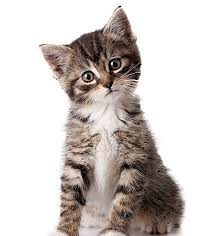
#> input picture imagenes/gato01.jpeg, 213 x 236 px
$ python -i 'capitulo 3.py'   (imports and definitions only)   (older library calls are emulated)
#> lines starting #> are read from the running program, lines starting #| are printed output that depends on the picture; after the words box and inside, x2 and y2 are one past the last pixel; in counts of white or black regions, pixels touching at a corner belong together
#> further down, picture is the input picture: shape (236, 213, 3); mean B, G, R 197.2, 200.8, 207.5
import streamlit as st
import cv2
import numpy as np
from PIL import Image

# [53 lines not run here, left out]

def cartoonize_image(img, sketch_mode=False):
#> called with sketch_mode = False
    gray = cv2.cvtColor(img, cv2.COLOR_BGR2GRAY)
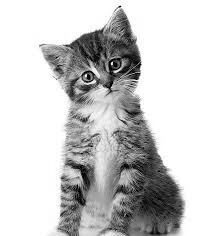
#> gray: shape (236, 213); min 0, max 255, mean 202.4
    gray = cv2.medianBlur(gray, 7)
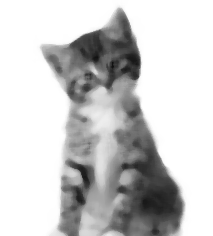
#> gray: shape (236, 213); min 17, max 255, mean 203.4
    edges = cv2.Laplacian(gray, cv2.CV_8U, ksize=5)
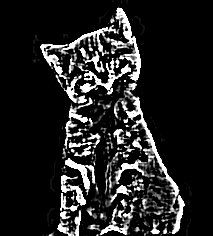
#> edges: shape (236, 213); min 0, max 255, mean 33.8
    _, mask = cv2.threshold(edges, 100, 255, cv2.THRESH_BINARY_INV)
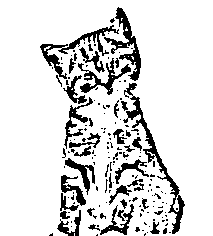
#> mask: shape (236, 213); 86% white; 165 black regions (124 under 20 px), largest, box (x1, y1, x2, y2) and area: (123, 83, 185, 234) 1058, (104, 7, 141, 81) 731, (40, 25, 119, 79) 694
    if sketch_mode:
        return cv2.cvtColor(mask, cv2.COLOR_GRAY2BGR)
    img_small = cv2.resize(img, None, fx=0.5, fy=0.5, interpolation=cv2.INTER_AREA)
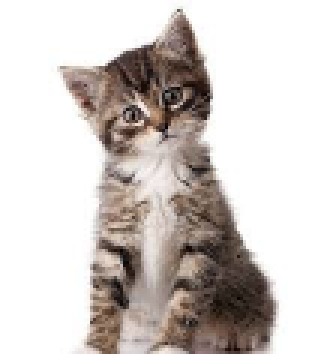
#> img_small: shape (118, 106, 3) (shown 3 times larger); mean B, G, R 197, 200.6, 207.4
    for _ in range(5):
        img_small = cv2.bilateralFilter(img_small, 9, 9, 7)
    img_cartoon = cv2.resize(img_small, (img.shape[1], img.shape[0]), interpolation=cv2.INTER_LINEAR)
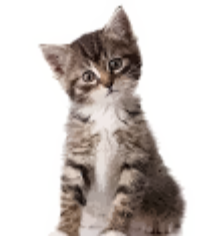
#> img_cartoon: shape (236, 213, 3); mean B, G, R 197.1, 200.7, 207.5
    return cv2.bitwise_and(img_cartoon, img_cartoon, mask=mask)
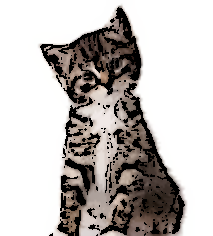
#> returned value: shape (236, 213, 3); mean of channels 0, 1, 2 184.6, 187, 191.3; drawn as B, G, R

# [43 lines not run here, left out]

>>> import cv2
>>> picture = cv2.imread('../imagenes/gato01.jpeg')
>>> result = cartoonize_image(picture)

$ run again, on imagenes/gato04.jpeg
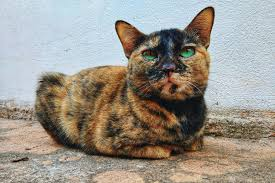
#> input picture imagenes/gato04.jpeg, 275 x 183 px
#> picture is the input picture: shape (183, 275, 3); mean B, G, R 139.2, 148.6, 154.7
#> in cartoonize_image, `_, mask = cv2.threshold(edges, 100, 255, cv2.THRESH_BINARY_INV)`:
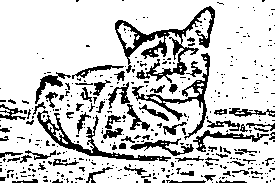
#> mask: shape (183, 275); 80% white; 400 black regions (328 under 20 px), largest, box (x1, y1, x2, y2) and area: (115, 6, 215, 83) 1813, (37, 110, 171, 162) 1013, (132, 53, 210, 140) 886
#> in cartoonize_image, `return cv2.bitwise_and(img_cartoon, img_cartoon, mask=mask)`:
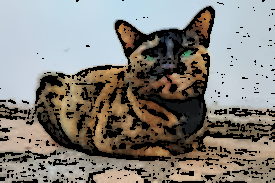
#> returned value: shape (183, 275, 3); mean of channels 0, 1, 2 124.5, 130.4, 133.4; drawn as B, G, R
